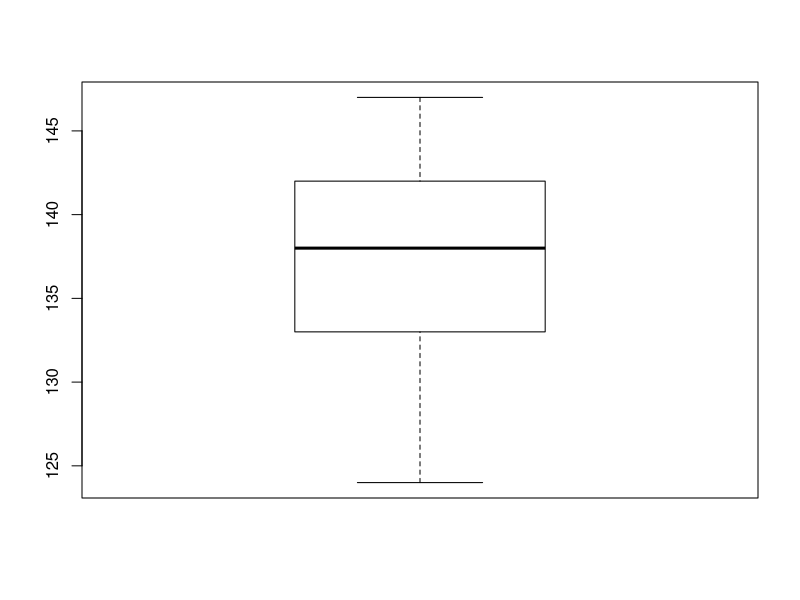
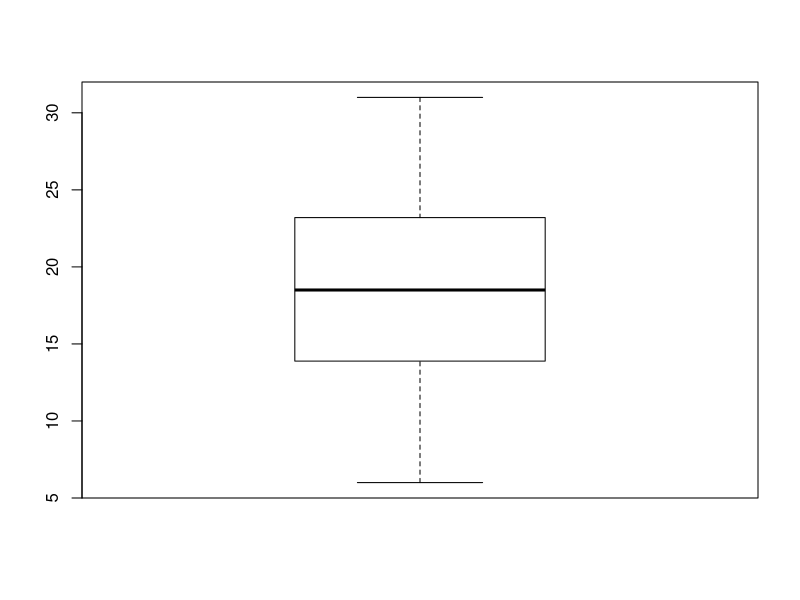
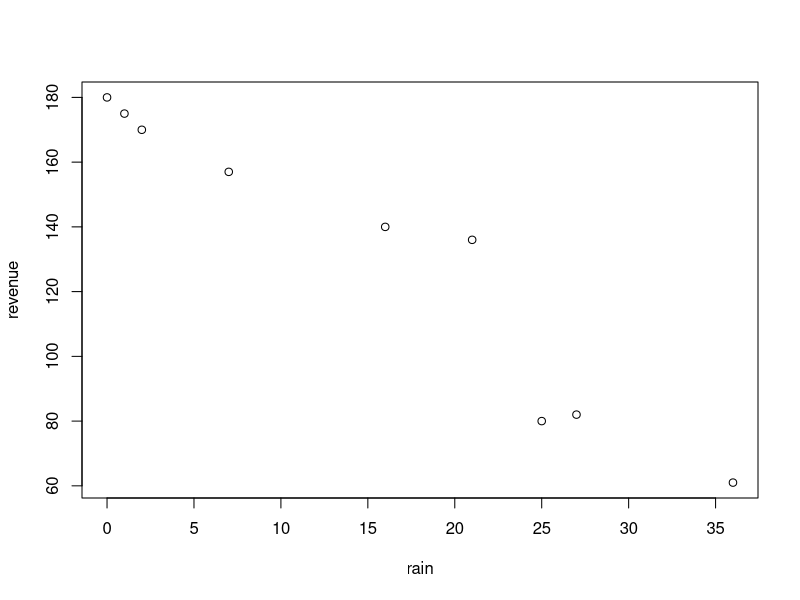

Recreate these plots in R, in order.
## ---- chunk 1
varp <- function(x) {var(x)*(length(x)-1)/length(x)}
sdp <- function(x) {sqrt(var(x)*(length(x)-1)/length(x))}
covp <- function(x,y) {cov(x,y)*(length(x)-1)/length(x)} 
## ---- chunk 2
    bxp(list(stats = matrix(c(124, 133, 138, 142, 147), 5, 1), n = 1))
## ---- chunk 3
midpoints <- c(3.5, 8.5, 13.5, 18.5, 23.5, 28.5, 33.5)

a <- c(0, 10, 26, 28, 25, 11, 0)

cumsum(a)

x_25 <- 11 + (5 / 26) * (25 - 10)
x_50 <- 16 + (5 / 28) * (50 - 36)
x_75 <- 21 + (5 / 25) * (75 - 64)

x_25
x_50
x_75

bxp(list(stats = matrix(c(6, x_25, x_50, x_75, 31), 5, 1), n = 1))
## ---- chunk 4
species_a <- c(96, 110, 109, 93, 97)
species_b <- c(92, 102, 101, 97, 116)

cor(species_a, species_b)
cor(species_a, species_b, method = "spearman")
## ---- chunk 5
midpoints <- c(100, 175, 225, 275)
frequency <- c(20, 40, 50, 30)
## ---- chunk 6
    varp(rep(frequency, midpoints))
## ---- chunk 7
    cumsum(frequency)

    200 + (50 / 50) * (70 - 60)
## ---- chunk 8
    200 + (50 / 50) * (84 - 60)
## ---- chunk 9
judge_a <- c(8, 9, 8, 10, 6)
judge_b <- c(7, 8, 7, 10, 7)

cor(judge_a, judge_b, method = "spearman")
## ---- chunk 10
speed_limit <- c(130, 100, 110, 120, 130)
deaths <- c(4.1, 4.7, 4.3, 5.1, 6.1)
## ---- chunk 11
    cor(speed_limit, deaths)
## ---- chunk 12
    cor(speed_limit * 0.621371, deaths)
## ---- chunk 13
blood_pressure <- c(151, 142, 149, 141, 132, 168)
cholesterol <- c(189, 202, 210, 189, 175, 202)
## ---- chunk 14
    cor(blood_pressure, cholesterol)
## ---- chunk 15
    model <- lm(cholesterol ~ blood_pressure)
    summary(model)

    predict(model, data.frame(blood_pressure = c(150)))
## ---- chunk 16
rain <- c(0, 7, 16, 21, 25, 27, 36, 2, 1)
revenue <- c(180, 157, 140, 136, 80, 82, 61, 170, 175)
## ---- chunk 17
    plot(rain, revenue)
## ---- chunk 18
    covp(rain, revenue)
## ---- chunk 19
    cor(rain, revenue)
## ---- chunk 20
b <- 820 / 927
a <- 1234 - b * 1029

a + b * 1400
## ---- chunk 21
age <- c(7, 6, 8, 9, 14, 12, 17, 16, 18)
time <- c(182, 300, 190, 178, 85, 117, 52, 46, 50)
## ---- chunk 22
    cor(age, time)
## ---- chunk 23
    model <- lm(time ~ age)
    predict(model, data.frame(age = c(56)))
## ---- chunk 24
    summary(model)
## ---- chunk 25
c <- -0.96 * 4.5 * 6.1

b <- c / 4.5^2
a <- 9.85 - b * 6.5

a + b * 6
